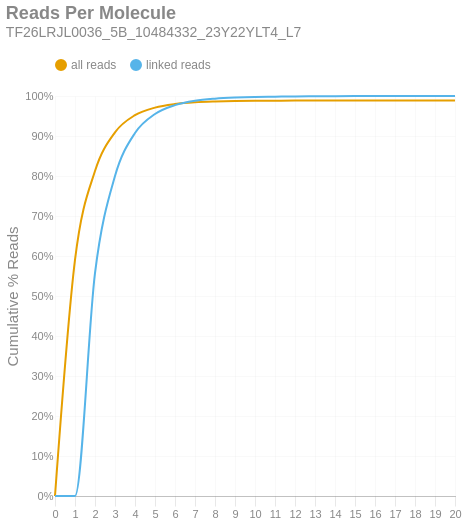

Source (notebook cell):
### Markdown cell above
### Reads per Molecule
This chart shows the cumulative distribution of the number of reads per linked molecule. That is, how many alignments are associated with a unique molecule. This excludes the number of reads associated with invalid or absent linked-read barcodes. The `linked` histogram is the percentages recalculated when disregarding singletons.

### Code cell
if SKIPLR:
    print_html(f"Skipped")
else:
    counts = np.bincount(valids['reads'].cast(pl.Int64).to_numpy())
    weighted = counts * np.arange(len(counts))
    all_perc = weighted / n_reads
    linked_perc = weighted / n_linked_reads
    linked_perc[1] = 0
    binned_df = pl.DataFrame({
        'readsper': list(range(len(counts))),
        'all reads (cumsum)': np.cumsum(all_perc).tolist(),
        'linked reads (cumsum)': np.cumsum(linked_perc).tolist(),
    })

    with SafeRender(binned_df):
        (
            density_plot(binned_df, 'Reads Per Molecule', samplename, 'readspmol')
            .encode(
                x=alt.X('readsper:O', title=None).axis(labelAngle=0).scale(padding=0),
                y=alt.Y('value:Q', title='Cumulative % Reads').axis(format='%').stack(False),
                color=alt.Color("key:N").scale(domain=["all reads", "linked reads"]),
                tooltip=[
                    alt.Tooltip("key:N", title="Data Type"),
                    alt.Tooltip("readsper:O", title="Reads Per Molecule"),
                    alt.Tooltip("value:Q", format=".2%", title="% Reads (Cum.)")
                ]            
            )
        ).display()

### Figure 1 — Vega-Lite specification as saved in the notebook (floating-point values rounded to 4 significant figures)
{"width": "container", "height": 400, "config": {"title": {"anchor": "start", "dy": -15, "fontSize": 18, "color": "#888888", "subtitleColor": "#888888", "subtitleFontSize": 14}, "arc": {"fill": "#0072B2"}, "axis": {"domainColor": "#888888", "domainWidth": 0.5, "gridWidth": 0.2, "grid": false, "titleFontWeight": 400, "titleFontSize": 15, "labelFontSize": 11, "labelColor": "#888888", "tickColor": "#888888", "tickWidth": 0.2, "titleColor": "#888888"}, "axisBand": {"grid": false}, "axisX": {"grid": true, "tickSize": 10, "domainCap": "round"}, "axisY": {"domain": false, "grid": true, "tickSize": 0, "domainCap": "round"}, "background": "transparent", "header": {"labelFontSize": 15, "labelColor": "#888888", "titleFontSize": 15, "titleFontWeight": 600, "titleColor": "#888888"}, "legend": {"labelFont": "sans-serif", "labelFontSize": 12, "labelColor": "#888888", "symbolSize": 100, "symbolType": "circle", "titleFontSize": 12, "titlePadding": 10, "titleColor": "#888888", "title": null, "orient": "top"}, "range": {"category": ["#E69F00", "#56B4E9", "#009E73", "#F0E442", "#0072B2", "#D55E00", "#CC79A7", "#000000"], "diverging": ["#cfe8f3", "#a2d4ec", "#73bfe2", "#46abdb", "#1696d2", "#12719e"]}, "area": {"fill": "#0072B2", "fillOpacity": 0.7, "line": true, "strokeOpacity": 0.7}, "line": {"color": "#0072B2", "stroke": "#0072B2", "strokeWidth": 2}, "trail": {"color": "#0072B2", "stroke": "#0072B2", "strokeWidth": 0, "size": 1}, "point": {"filled": true, "fillOpacity": 1.0, "size": 95}, "text": {"color": "#888888", "fontSize": 11, "align": "right", "fontWeight": 400, "size": 11}, "bar": {"fill": "#0072B2", "stroke": null}, "view": {"stroke": null, "continuousWidth": 660, "continuousHeight": 400}}, "data": {"name": "data-88371ee5efbc20a4256aae3472fabfc8"}, "mark": {"type": "line", "interpolate": "monotone", "point": {"opacity": 0, "size": 275}}, "encoding": {"color": {"field": "key", "scale": {"domain": ["all reads", "linked reads"]}, "type": "nominal"}, "tooltip": [{"field": "key", "title": "Data Type", "type": "nominal"}, {"field": "readsper", "title": "Reads Per Molecule", "type": "ordinal"}, {"field": "value", "format": ".2%", "title": "% Reads (Cum.)", "type": "quantitative"}], "x": {"axis": {"labelAngle": 0}, "field": "readsper", "scale": {"padding": 0}, "title": null, "type": "ordinal"}, "y": {"axis": {"format": "%"}, "field": "value", "stack": false, "title": "Cumulative % Reads", "type": "quantitative"}}, "params": [{"name": "param_c36ac31b6afebe62", "select": {"type": "point", "fields": ["key"]}, "bind": "legend"}], "title": {"text": "Reads Per Molecule", "subtitle": "TF26LRJL0036_5B_10484332_23Y22YLT4_L7"}, "transform": [{"fold": ["all reads (cumsum)", "linked reads (cumsum)"]}, {"calculate": "replace(datum.key, ' (cumsum)', '')", "as": "key"}, {"filter": {"param": "param_c36ac31b6afebe62"}}], "usermeta": {"embedOptions": {"downloadFileName": "TF26LRJL0036_5B_10484332_23Y22YLT4_L7.readspmol"}}, "$schema": "https://vega.github.io/schema/vega-lite/v6.4.1.json", "datasets": {"data-88371ee5efbc20a4256aae3472fabfc8": [{"readsper": 0, "all reads (cumsum)": 0.0, "linked reads (cumsum)": 0.0}, {"readsper": 1, "all reads (cumsum)": 0.5902, "linked reads (cumsum)": 0.0}, {"readsper": 2, "all reads (cumsum)": 0.8124, "linked reads (cumsum)": 0.5571}, {"readsper": 3, "all reads (cumsum)": 0.9092, "linked reads (cumsum)": 0.7999}, {"readsper": 4, "all reads (cumsum)": 0.9521, "linked reads (cumsum)": 0.9074}, {"readsper": 5, "all reads (cumsum)": 0.971, "linked reads (cumsum)": 0.9549}, {"readsper": 6, "all reads (cumsum)": 0.9799, "linked reads (cumsum)": 0.9773}, {"readsper": 7, "all reads (cumsum)": 0.9843, "linked reads (cumsum)": 0.9881}, {"readsper": 8, "all reads (cumsum)": 0.9863, "linked reads (cumsum)": 0.9933}, {"readsper": 9, "all reads (cumsum)": 0.9874, "linked reads (cumsum)": 0.9961}, {"readsper": 10, "all reads (cumsum)": 0.9881, "linked reads (cumsum)": 0.9977}, {"readsper": 11, "all reads (cumsum)": 0.9883, "linked reads (cumsum)": 0.9983}, {"readsper": 12, "all reads (cumsum)": 0.9886, "linked reads (cumsum)": 0.999}, {"readsper": 13, "all reads (cumsum)": 0.9887, "linked reads (cumsum)": 0.9993}, {"readsper": 14, "all reads (cumsum)": 0.9888, "linked reads (cumsum)": 0.9996}, {"readsper": 15, "all reads (cumsum)": 0.9889, "linked reads (cumsum)": 0.9997}, {"readsper": 16, "all reads (cumsum)": 0.9889, "linked reads (cumsum)": 0.9998}, {"readsper": 17, "all reads (cumsum)": 0.9889, "linked reads (cumsum)": 0.9999}, {"readsper": 18, "all reads (cumsum)": 0.989, "linked reads (cumsum)": 1.0}, {"readsper": 19, "all reads (cumsum)": 0.989, "linked reads (cumsum)": 1.0}, {"readsper": 20, "all reads (cumsum)": 0.989, "linked reads (cumsum)": 1.0}]}}
